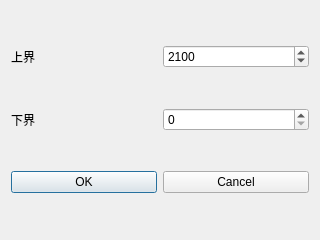
<?xml version="1.0" encoding="UTF-8"?>
<ui version="4.0">
 <class>DialogDisplayRange</class>
 <widget class="QDialog" name="DialogDisplayRange">
  <property name="geometry">
   <rect>
    <x>0</x>
    <y>0</y>
    <width>320</width>
    <height>240</height>
   </rect>
  </property>
  <property name="windowTitle">
   <string>Dialog</string>
  </property>
  <layout class="QGridLayout" name="gridLayout">
   <item row="0" column="0">
    <widget class="QLabel" name="label">
     <property name="text">
      <string>上界</string>
     </property>
    </widget>
   </item>
   <item row="0" column="1">
    <widget class="QSpinBox" name="spinBoxUpper">
     <property name="maximum">
      <number>4096</number>
     </property>
     <property name="value">
      <number>2100</number>
     </property>
    </widget>
   </item>
   <item row="1" column="0">
    <widget class="QLabel" name="label_2">
     <property name="text">
      <string>下界</string>
     </property>
    </widget>
   </item>
   <item row="1" column="1">
    <widget class="QSpinBox" name="spinBoxLower">
     <property name="maximum">
      <number>4096</number>
     </property>
    </widget>
   </item>
   <item row="2" column="0">
    <widget class="QPushButton" name="pushButton">
     <property name="text">
      <string>OK</string>
     </property>
    </widget>
   </item>
   <item row="2" column="1">
    <widget class="QPushButton" name="pushButton_2">
     <property name="text">
      <string>Cancel</string>
     </property>
    </widget>
   </item>
  </layout>
 </widget>
 <resources/>
 <connections/>
</ui>
